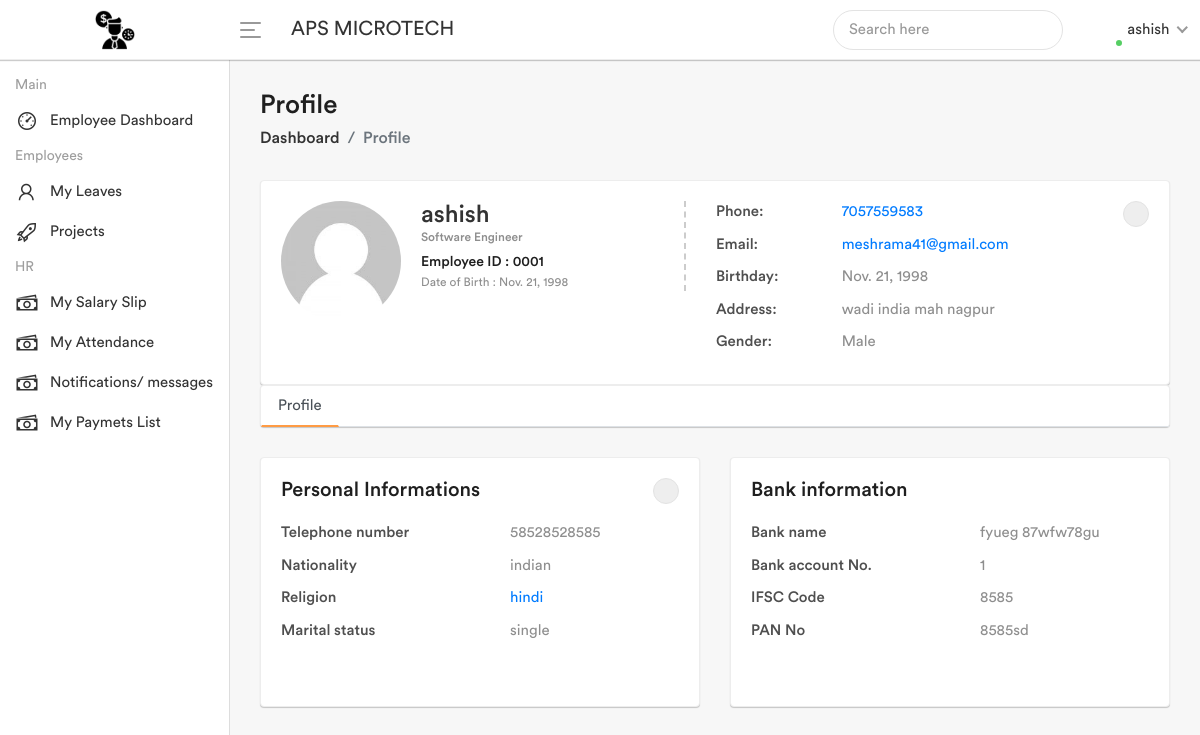
Screenshot of /profile (signed in) with the database file from the repository.
### payroll/models.py (models this page shows, shortened)
class Employee(models.Model):
    connection=models.OneToOneField(to=User,on_delete=CASCADE,null=True,blank=True)
    emp_name = models.CharField(max_length=30)
    emp_last_name = models.CharField(max_length=30)
    emp_gender = models.CharField(max_length=30)
    emp_dob = models.DateField()
    emp_education = models.CharField(max_length=30)
    emp_email = models.CharField(max_length=30)
    emp_field = models.CharField(max_length=30)
    emp_payment = models.CharField(max_length=30)
    emp_phone = models.CharField(max_length=30)
    emp_address = models.CharField(max_length=30)
    emp_photo = models.ImageField(upload_to='employee_photoes',blank=True,null=True)

class Employee_personal_info(models.Model):
    emp = models.OneToOneField(to=Employee,on_delete=models.CASCADE)
    tel = models.CharField(max_length=20,blank=True,null=True)
    nationality =  models.CharField(max_length=20,blank=True,null=True)
    religion =  models.CharField(max_length=20,blank=True,null=True)
    marital_status =  models.CharField(max_length=20,blank=True,null=True)
    photo = models.FileField(upload_to='emp_photo',blank=True,null=True)

class Employee_bank_info(models.Model):
    emp = models.OneToOneField(to=Employee,on_delete=models.CASCADE)
    bank_name = models.CharField(max_length=20,blank=True,null=True)
    bank_ac_no = models.CharField(max_length=20,blank=True,null=True)
    ifsc = models.CharField(max_length=20,blank=True,null=True)
    pan = models.CharField(max_length=20,blank=True,null=True)

### emp/views.py (the view)
# urls.py: path('profile',emp_profile,name='profile'),
def emp_profile(request):
    user = request.user
    userr = get_object_or_404(Employee, connection=user)
    context = {
        'userr' : userr
    }
    return render(request,'emp/profile.html',context)

### templates/emp/profile.html (shortened to what this page needs)
{% extends 'emp/base.html' %} {% load static %}
			{% block content %}
            <div class="page-wrapper">
                <div class="content container-fluid">
					<div class="page-header">
						<div class="row">
							<div class="col-sm-12">
								<h3 class="page-title">Profile</h3>
								<ul class="breadcrumb">
									<li class="breadcrumb-item"><a href="#">Dashboard</a></li>
									<li class="breadcrumb-item active">Profile</li>
								</ul>
							</div>
						</div>
					</div>
					<div class="card mb-0">
						<div class="card-body">
							<div class="row">
								<div class="col-md-12">
									<div class="profile-view">
										<div class="profile-img-wrap">
											<div class="profile-img">
												{% if user.employee.employee_personal_info.photo %}
												<a href="#"><img alt="" src="/media/{{user.employee.employee_personal_info.photo}}"></a>
												{% else %}
												<a href="#"><img alt="" src="{% static 'assets/img/profiles/dp.jpg' %}"></a>
												{% endif %}
											</div>
										</div>
										<div class="profile-basic">
											<div class="row">
												<div class="col-md-5">
													<div class="profile-info-left">
														<h3 class="user-name m-t-0 mb-0">{{user.employee.emp_name}}</h3>
														<h6 class="text-muted">{{userr.emp_field}}</h6>
														<div class="staff-id">Employee ID : 000{{userr.id}}</div>
														<div class="small doj text-muted">Date of Birth : {{userr.emp_dob}}</div>
													</div>
												</div>
												<div class="col-md-7">
													<ul class="personal-info">
														<li>
															<div class="title">Phone:</div>
															<div class="text"><a href="#">{{userr.emp_phone}}</a></div>
														</li>
														<li>
															<div class="title">Email:</div>
															<div class="text"><a href="#">{{userr.emp_email}}</a></div>
														</li>
														<li>
															<div class="title">Birthday:</div>
															<div class="text">{{userr.emp_dob}}</div>
														</li>
														<li>
															<div class="title">Address:</div>
															<div class="text">{{userr.emp_address}}</div>
														</li>
														<li>
															<div class="title">Gender:</div>
															<div class="text">{{userr.emp_gender}}</div>
														</li>
													</ul>
												</div>
											</div>
										</div>
										<div class="pro-edit"><a data-target="#profile_info" data-toggle="modal" class="edit-icon" href="#"><i class="fa fa-pencil"></i></a></div>
									</div>
								</div>
							</div>
						</div>
					</div>
					<div class="card tab-box">
						<div class="row user-tabs">
							<div class="col-lg-12 col-md-12 col-sm-12 line-tabs">
								<ul class="nav nav-tabs nav-tabs-bottom">
									<li class="nav-item"><a href="#" data-toggle="tab" class="nav-link active">Profile</a></li>
									</ul>
							</div>
						</div>
					</div>
					<div class="tab-content">
						<div id="emp_profile" class="pro-overview tab-pane fade show active">
							<div class="row">
								<div class="col-md-6 d-flex">
									<div class="card profile-box flex-fill">
										<div class="card-body">
											<h3 class="card-title">Personal Informations <a href="#" class="edit-icon" data-toggle="modal" data-target="#personal_info_modal"><i class="fa fa-pencil"></i></a></h3>
											<ul class="personal-info">
												<li>
													<div class="title">Telephone number</div>
													<div class="text">{{user.employee.employee_personal_info.tel}}</div>
												</li>
												<li>
													<div class="title">Nationality</div>
													<div class="text">{{user.employee.employee_personal_info.nationality}}</div>
												</li>
												<li>
													<div class="title">Religion</div>
													<div class="text"><a href="#">{{user.employee.employee_personal_info.religion}}</a></div>
												</li>
												<li>
													<div class="title">Marital status</div>
													<div class="text">{{user.employee.employee_personal_info.marital_status}}</div>
												</li>
											</ul>
										</div>
									</div>
								</div>
								<div class="col-md-6 d-flex">
									<div class="card profile-box flex-fill">
										<div class="card-body">
											<h3 class="card-title">Bank information</h3>
											<ul class="personal-info">
												<li>
													<div class="title">Bank name</div>
													<div class="text">{{user.employee.employee_bank_info.bank_name}}</div>
												</li>
												<li>
													<div class="title">Bank account No.</div>
													<div class="text">1{{user.employee.employee_bank_info.bank_acc_no}}</div>
												</li>
												<li>
													<div class="title">IFSC Code</div>
													<div class="text">{{user.employee.employee_bank_info.ifsc}}</div>
												</li>
												<li>
													<div class="title">PAN No</div>
													<div class="text">{{user.employee.employee_bank_info.pan}}</div>
												</li>
											</ul>
										</div>
									</div>
								</div>
							</div>
			</div>
			{%endblock%}

### templates/emp/base.html (shortened to what this page needs)
{%load static%}
<!DOCTYPE html>
<html lang="en">
<head>
        <link rel="stylesheet" href="{% static 'assets/css/bootstrap.min.css' %}">
        <link rel="stylesheet" href="{% static 'assets/css/font-awesome.min.css' %}">
        <link rel="stylesheet" href="{% static 'assets/css/line-awesome.min.css' %}">
		<link rel="stylesheet" href="{% static 'assets/plugins/morris/morris.css' %}">
        <link rel="stylesheet" href="{% static 'assets/css/style.css' %}">
    </head>
    <body>
        <div class="main-wrapper">
            <div class="header">
                <div class="header-left">
                    <a href="/index" class="logo">
						<img src="{% static 'assets/img/logo.png' %}" width="40" height="40" alt="">
					</a>
                </div>
				<a id="toggle_btn" href="{% static 'javascript:void(0);' %}">
					<span class="bar-icon">
						<span></span>
						<span></span>
						<span></span>
					</span>
				</a>
                <div class="page-title-box">
					<h3>APS MICROTECH</h3>
                </div>
				<ul class="nav user-menu">
					<li class="nav-item">
						<div class="top-nav-search">
							<form action="smarthr/light/search.html">
								<input class="form-control" type="text" placeholder="Search here">
								<button class="btn" type="submit"><i class="fa fa-search"></i></button>
							</form>
						</div>
					</li>
					<li>
						<a href="{% url 'notification' %}"><i class="fa fa-calendar"></i></a>
					</li>
					{%if user.is_authenticated%}
					<li class="nav-item dropdown has-arrow main-drop">
						<a href="#" class="dropdown-toggle nav-link" data-toggle="dropdown">
							<span class="user-img"><img src="{% static 'assets/img/profiles/avatar-21.jpg' %}" alt="">
							<span class="status online"></span></span>
							<span>{{user.first_name}}</span>
						</a>
					</li>
				</ul>
				{%endif%}
            </div>
            <div class="sidebar" id="sidebar">
                <div class="sidebar-inner slimscroll">
					<div id="sidebar-menu" class="sidebar-menu">
						<ul>
							<li class="menu-title">
								<span>Main</span>
							</li>
							<li >
								<a href="{% url 'emp_dashboard' %}"><i class="la la-dashboard"></i> <span> Employee Dashboard</span> </a>
							</li>
							<li class="menu-title">
								<span>Employees</span>
							</li>
							<li>
								<a href="{% url 'leaves' %}"><i class="la la-user"></i> <span>My Leaves</span> <span class="menu-arrow"></span></a>
							</li>
							<li>
								<a href="{% url 'emp_projects' %}"><i class="la la-rocket"></i> <span>Projects</span> <span class="menu-arrow"></span></a>
							</li>
							<li class="menu-title">
								<span>HR</span>
							</li>
							<li>
								<a href="{% url 'emp_payslip' %}"><i class="la la-money"></i> <span>My Salary Slip </span> <span class="menu-arrow"></span></a>
							</li>
							<li>
								<a href="{% url 'emp_attend' %}"><i class="la la-money"></i> <span>My Attendance</span> <span class="menu-arrow"></span></a>
							</li>
							<li>
								<a href="{% url 'notification' %}"><i class="la la-money"></i> <span>Notifications/ messages</span> <span class="menu-arrow"></span></a>
							</li>
							<li>
								<a href="{% url 'payment' %}"><i class="la la-money"></i> <span>My Paymets List</span> <span class="menu-arrow"></span></a>
							</li>
						</ul>
					</div>
                </div>
            </div>
{% block content %}
 {% endblock %}
</body>
</html>

### rows the page displays
Employee: emp_field "Software Engineer", id "1", emp_dob "Nov. 21, 1998", emp_phone "7057559583", emp_email "meshrama41@gmail.com", emp_address "wadi india mah nagpur", emp_gender "Male"

### other values shown
{{ user.first_name }} "ashish"
{{ user.employee.emp_name }} "ashish"
{{ user.employee.employee_personal_info.tel }} "58528528585"
{{ user.employee.employee_personal_info.nationality }} "indian"
{{ user.employee.employee_personal_info.religion }} "hindi"
{{ user.employee.employee_personal_info.marital_status }} "single"
{{ user.employee.employee_bank_info.bank_name }} "fyueg 87wfw78gu"
{{ user.employee.employee_bank_info.ifsc }} "8585"
{{ user.employee.employee_bank_info.pan }} "8585sd"
